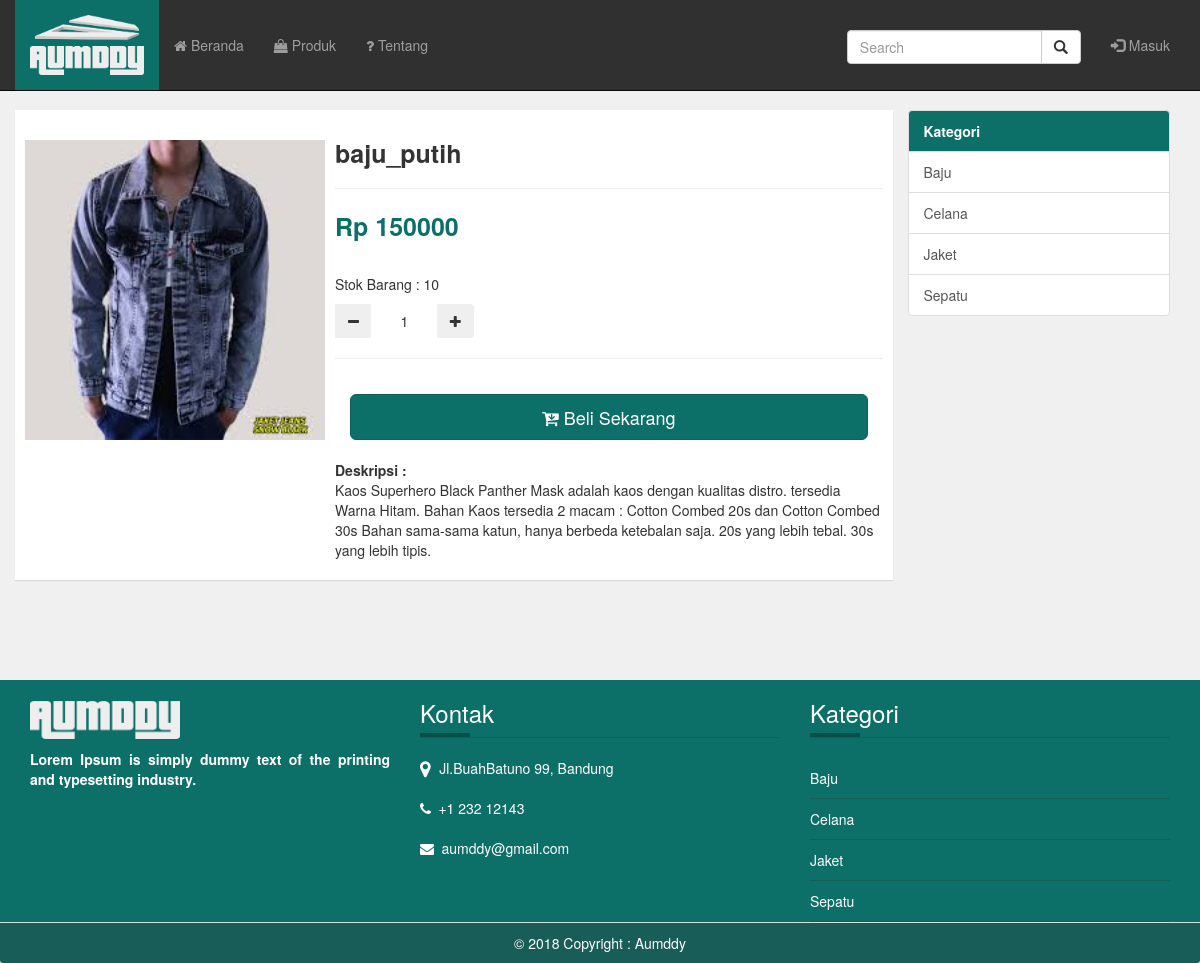
The page /index.php/web/detail_barang/1 on the database its author committed.
### tables this page shows
CREATE TABLE `tbl_barang` (
  `id_barang` int(10) NOT NULL,
  `nama_barang` varchar(40) NOT NULL,
  `harga` varchar(30) NOT NULL,
  `stok` int(10) NOT NULL,
  `id_kategori` int(10) NOT NULL,
  `deskripsi` longtext NOT NULL,
  `foto` varchar(20) NOT NULL,
  `id_user` varchar(15) NOT NULL,
  `date` datetime NOT NULL
);

CREATE TABLE `tbl_kategori` (
  `id_kategori` int(11) NOT NULL,
  `nama_kategori` varchar(20) NOT NULL
);

### application/controllers/Web.php (called while the page is built, shortened)
<?php
class Web extends CI_Controller {
	public function __construct()
 	{
 		$this->load->helper("url");
 		$this->load->model('web_model');
 		$this->model = $this->web_model;
 		$this->load->database();
 		$this->load->helper('url');
  	}
	public function detail_barang($id="")
	{
		if($id!==""){
		$produk=$this->model->detail_barang(" where id_barang = '$id'");
		$data_produk = array(
			"id_barang" => $produk[0]['id_barang'],
			"nama_barang" => $produk[0]['nama_barang'],
			"harga" => $produk[0]['harga'],
			"stok"=> $produk[0]['stok'],
			"deskripsi"=> $produk[0]['deskripsi'],
			"foto"=> $produk[0]['foto']
			);
		$kategori=$this->model->tampil_kategori();
		$this->load->view('web/header');
		$this->load->view('web/detail_barang',$data_produk,$produk);
		$this->load->view('web/kategori',['kategori'=>$kategori]);
		$this->load->view('web/footer',['kategori'=>$kategori]);
		}else{
			redirect('web/produk');
		}
	}
}

### index.php (called while the page is built, shortened)
<?php
require_once BASEPATH.'core/CodeIgniter.php';

### application/models/web_model.php (called while the page is built, shortened)
<?php
class web_model extends CI_Model {
	public function tampil_kategori(){
		$this->db->order_by('nama_kategori');
		$query = $this->db->get('tbl_kategori');
		return $query->result();
	}
	public function detail_barang($where=""){
		$data_modul = $this->db->get('tbl_barang'.$where);
		return $data_modul->result_array();
	}
}

### application/views/web/detail_barang.php (the view, shortened to what this page needs)
<div  class="container utama">
	<div class="row">
	  <div class="col-md-9 box">
      <div class="media">
        <div class="media-left">
          <img src="<?php echo base_url('assets/barang/').$foto?>"  class="media-object" style="width:300px ; margin-top: 20px;">
        </div>
        <div class="media-body">
          <h3 style=" font-weight: bold; font-size: 25px"><?php echo $nama_barang?></h3><hr>
          <p style="color: #0c7069; font-weight: bold; font-size: 25px">Rp <?php echo $harga?></p><br>
          <p>Stok Barang : <?php echo $stok?></p>
          <form name="form" method="POST" action="<?php echo base_url('index.php/web/keranjang_tambah') ?>">
            <div class="btn-group" >
              <button type="button" onclick='kurang()' class="btn ">
                <span class="fa fa-minus"></span>
              </button>
              <input type="number"  class="btn col-md-3"  id="hasil" name="jumlah" value="1" readonly>
              <button type="button"  onclick='tambah()' class="btn form-input">
                <span class="fa fa-plus"></span>
              </button>
            </div>
            <hr>
            <div class="media col-md-12">
              <button type="submit" class="btn btn-success btn-block btn-lg">
                <i class="fa fa-cart-arrow-down"></i> Beli Sekarang
              </button><br>
            </div>
          </form>
          <b>Deskripsi :</b>
          <p><?php echo $deskripsi ?></p>
        </div>
      </div>
	  </div>

### application/views/web/kategori.php
	<div class="col-sm-3">
		<div class="list-group">
			<a class="list-group-item" style="background-color: #0c7069; color: #fff;"><b>Kategori</b></a>
			<?php foreach ($kategori as $kat) { ?>
			<a href="<?php echo base_url('index.php/web/produk/').$kat->nama_kategori?>" class="list-group-item"><?php echo $kat->nama_kategori?></a>
			<?php } ?>
		</div>
	</div>
</div>
</div>

### application/views/web/footer.php
</body>
<footer class="footer1">
  <div class="container">
    <div class="row">
      <div class="col-md-4"><br>
        <img src="<?php echo base_url('assets') ?>/img/umddy1.png" class="img-responsive" width="150px" style="margin-bottom:10px;">
        <p  align="justify" ><b>Lorem Ipsum is simply dummy text of the printing and typesetting industry.</b></p>
      </div>
      <div class="col-md-4">
        <div class="footer-title">
          <h3>Kontak</h3>
        </div>
        <div>
          <span class="fa fa-map-marker fa-lg">&nbsp;</span> Jl.BuahBatuno 99, Bandung
        </div><br>
        <div>
          <span class="fa fa-phone">&nbsp;</span>
            +1 232 12143
        </div><br>
        <div>
          <span class="fa fa-envelope">&nbsp;</span>
          aumddy@gmail.com
        </div>
      </div>
      <div class="col-md-4">
        <div class="footer-title">
          <h3>Kategori</h3>
        </div>
        <div class="footer-links">
          <?php foreach($kategori as $kat){ ?>
          <a href="<?php echo base_url('index.php/web/produk/').$kat->nama_kategori?>">
          <?php echo $kat->nama_kategori ?>
          </a>
          <?php }?>
        </div>
      </div>
    </div>
  </div>
</footer>
<footer style="color: #fff;">
  <div class="text-center panel-footer">
   © 2018 Copyright : Aumddy
  </div>
</footer>
</html>

### assets/css/style.css (style rules this page uses)
body { background-color: #f0f0f0 }
.utama { margin-top: 110px; margin-bottom: 100px; }
.box { position: relative; background: #fff; padding: 10px; box-shadow: 0 1px 1px rgba(0, 0, 0, 0.1); }
.footer1 { background-color: #0c7069; color: #fff; }
.footer-title { position: relative; color: #fff; font-size: 24px; font-weight: 600; margin-top: 5px; margin-bottom: 20px; border-bottom: 1px solid #195d58; }
.footer-title:after { position: absolute; content: ''; left: 0; bottom: 0; width: 50px; height: 4px; background: #084f4a; }
.footer-links a { padding: 10px 0; border-bottom: 1px solid #195d58; color: #fff; display: block; transition: color 0.5s ease-in-out; }

### application/views/web/detail_barang.php (style rules this page uses)
input[type="number"] { -webkit-appearance: textfield; -moz-appearance: textfield; appearance: textfield; }

### rows shown on the page
tbl_barang: foto (picture), nama_barang "baju_putih", harga "150000", stok "10", deskripsi "Kaos Superhero Black Panther Mask adalah kaos dengan kualitas distro. tersedia Warna Hitam. Bahan Kaos tersedia 2 macam : Cotton Combed 20s dan Cotton Combed 30s Bahan sama-sama katun, hanya berbeda ketebalan saja. 20s yang lebih tebal. 30s yang lebih tipis."
tbl_kategori: nama_kategori "Baju"
tbl_kategori: nama_kategori "Celana"
tbl_kategori: nama_kategori "Jaket"
tbl_kategori: nama_kategori "Sepatu"
